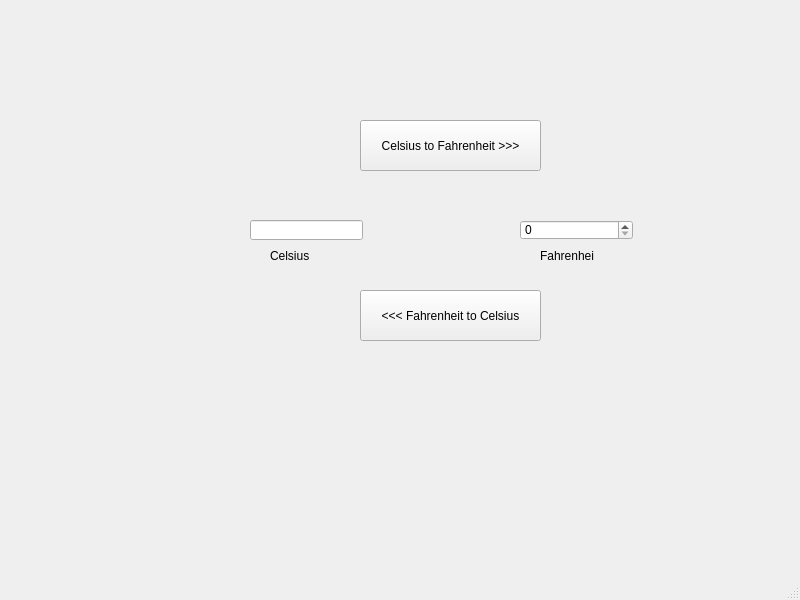
<?xml version="1.0" encoding="UTF-8"?>
<ui version="4.0">
 <class>MainWindow</class>
 <widget class="QMainWindow" name="MainWindow">
  <property name="geometry">
   <rect>
    <x>0</x>
    <y>0</y>
    <width>800</width>
    <height>600</height>
   </rect>
  </property>
  <property name="windowTitle">
   <string>MainWindow</string>
  </property>
  <widget class="QWidget" name="centralwidget">
   <widget class="QLineEdit" name="lineEdit">
    <property name="geometry">
     <rect>
      <x>250</x>
      <y>220</y>
      <width>113</width>
      <height>20</height>
     </rect>
    </property>
   </widget>
   <widget class="QSpinBox" name="spinBox">
    <property name="geometry">
     <rect>
      <x>520</x>
      <y>220</y>
      <width>113</width>
      <height>20</height>
     </rect>
    </property>
   </widget>
   <widget class="QPushButton" name="pushButton">
    <property name="geometry">
     <rect>
      <x>360</x>
      <y>120</y>
      <width>181</width>
      <height>51</height>
     </rect>
    </property>
    <property name="text">
     <string>Celsius to Fahrenheit &gt;&gt;&gt;</string>
    </property>
   </widget>
   <widget class="QPushButton" name="pushButton_2">
    <property name="geometry">
     <rect>
      <x>360</x>
      <y>290</y>
      <width>181</width>
      <height>51</height>
     </rect>
    </property>
    <property name="text">
     <string>&lt;&lt;&lt; Fahrenheit to Celsius</string>
    </property>
   </widget>
   <widget class="QLabel" name="label">
    <property name="geometry">
     <rect>
      <x>270</x>
      <y>250</y>
      <width>54</width>
      <height>12</height>
     </rect>
    </property>
    <property name="text">
     <string>Celsius</string>
    </property>
   </widget>
   <widget class="QLabel" name="label_2">
    <property name="geometry">
     <rect>
      <x>540</x>
      <y>250</y>
      <width>54</width>
      <height>12</height>
     </rect>
    </property>
    <property name="text">
     <string>Fahrenheit</string>
    </property>
   </widget>
  </widget>
  <widget class="QMenuBar" name="menubar">
   <property name="geometry">
    <rect>
     <x>0</x>
     <y>0</y>
     <width>800</width>
     <height>23</height>
    </rect>
   </property>
  </widget>
  <widget class="QStatusBar" name="statusbar"/>
 </widget>
 <resources/>
 <connections/>
</ui>
